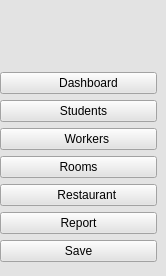
       <widget class="QWidget" name="widget_3" native="true">
        <property name="sizePolicy">
         <sizepolicy hsizetype="Minimum" vsizetype="Expanding">
          <horstretch>0</horstretch>
          <verstretch>0</verstretch>
         </sizepolicy>
        </property>
        <property name="minimumSize">
         <size>
          <width>160</width>
          <height>0</height>
         </size>
        </property>
        <property name="maximumSize">
         <size>
          <width>16777215</width>
          <height>16777215</height>
         </size>
        </property>
        <property name="styleSheet">
         <string notr="true">background-color: rgb(227, 227, 227);
color: rgb(0, 0, 0);
font: 600 9pt &quot;Cascadia Mono SemiBold&quot;;</string>
        </property>
        <widget class="QWidget" name="layoutWidget_3">
         <property name="geometry">
          <rect>
           <x>0</x>
           <y>6</y>
           <width>157</width>
           <height>261</height>
          </rect>
         </property>
         <layout class="QVBoxLayout" name="verticalLayout_2">
          <item>
           <widget class="QLabel" name="label_2">
            <property name="maximumSize">
             <size>
              <width>155</width>
              <height>60</height>
             </size>
            </property>
            <property name="styleSheet">
             <string notr="true">color: rgb(0, 0, 0);
font: 30pt &quot;8514oem&quot;;

</string>
            </property>
            <property name="text">
             <string/>
            </property>
            <property name="pixmap">
             <pixmap resource="resources.qrc">:/icons/icons/ChatGPT Image 12 juin 2026, 17_47_24.png</pixmap>
            </property>
            <property name="scaledContents">
             <bool>true</bool>
            </property>
           </widget>
          </item>
          <item>
           <widget class="QPushButton" name="dashbooard_2">
            <property name="styleSheet">
             <string notr="true">
QPushButton:checked{
background-color:rgb(0, 170, 255);
border-radus:3px;l }</string>
            </property>
            <property name="text">
             <string>      Dashboard</string>
            </property>
            <property name="icon">
             <iconset resource="resources.qrc">
              <normaloff>:/icons/icons/columns-gap.svg</normaloff>:/icons/icons/columns-gap.svg</iconset>
            </property>
            <property name="iconSize">
             <size>
              <width>15</width>
              <height>15</height>
             </size>
            </property>
            <property name="checkable">
             <bool>true</bool>
            </property>
            <property name="autoExclusive">
             <bool>true</bool>
            </property>
           </widget>
          </item>
          <item>
           <widget class="QPushButton" name="students_2">
            <property name="styleSheet">
             <string notr="true">QPushButton:checked{
background-color:rgb(0, 170, 255);
border-radus:3px;l }</string>
            </property>
            <property name="text">
             <string>     Students  </string>
            </property>
            <property name="icon">
             <iconset resource="resources.qrc">
              <normaloff>:/icons/icons/people.svg</normaloff>:/icons/icons/people.svg</iconset>
            </property>
            <property name="iconSize">
             <size>
              <width>15</width>
              <height>15</height>
             </size>
            </property>
            <property name="checkable">
             <bool>true</bool>
            </property>
            <property name="autoExclusive">
             <bool>true</bool>
            </property>
           </widget>
          </item>
          <item>
           <widget class="QPushButton" name="worker_2">
            <property name="styleSheet">
             <string notr="true">QPushButton:checked{
background-color:rgb(0, 170, 255);
border-radus:3px;l }</string>
            </property>
            <property name="text">
             <string>     Workers</string>
            </property>
            <property name="icon">
             <iconset resource="resources.qrc">
              <normaloff>:/icons/icons/account-hard-hat-outline.svg</normaloff>:/icons/icons/account-hard-hat-outline.svg</iconset>
            </property>
            <property name="iconSize">
             <size>
              <width>15</width>
              <height>15</height>
             </size>
            </property>
            <property name="checkable">
             <bool>true</bool>
            </property>
            <property name="autoExclusive">
             <bool>true</bool>
            </property>
           </widget>
          </item>
          <item>
           <widget class="QPushButton" name="rooms_2">
            <property name="styleSheet">
             <string notr="true">QPushButton:checked{
background-color:rgb(0, 170, 255);
border-radus:3px;l }</string>
            </property>
            <property name="text">
             <string>     Rooms     </string>
            </property>
            <property name="icon">
             <iconset resource="resources.qrc">
              <normaloff>:/icons/icons/door-open-fill.svg</normaloff>:/icons/icons/door-open-fill.svg</iconset>
            </property>
            <property name="iconSize">
             <size>
              <width>15</width>
              <height>15</height>
             </size>
            </property>
            <property name="checkable">
             <bool>true</bool>
            </property>
            <property name="autoExclusive">
             <bool>true</bool>
            </property>
           </widget>
          </item>
          <item>
           <widget class="QPushButton" name="restaurant_2">
            <property name="styleSheet">
             <string notr="true">QPushButton:checked{
background-color:rgb(0, 170, 255);
border-radus:3px;l }</string>
            </property>
            <property name="text">
             <string>     Restaurant</string>
            </property>
            <property name="icon">
             <iconset resource="resources.qrc">
              <normaloff>:/icons/icons/fork-knife.svg</normaloff>:/icons/icons/fork-knife.svg</iconset>
            </property>
            <property name="iconSize">
             <size>
              <width>15</width>
              <height>15</height>
             </size>
            </property>
            <property name="checkable">
             <bool>true</bool>
            </property>
            <property name="autoExclusive">
             <bool>true</bool>
            </property>
           </widget>
          </item>
          <item>
           <widget class="QPushButton" name="report_2">
            <property name="styleSheet">
             <string notr="true">QPushButton:checked{
background-color:rgb(0, 170, 255);
border-radus:3px;l }</string>
            </property>
            <property name="text">
             <string>    Report    </string>
            </property>
            <property name="icon">
             <iconset resource="resources.qrc">
              <normaloff>:/icons/icons/bar-chart-line.svg</normaloff>:/icons/icons/bar-chart-line.svg</iconset>
            </property>
            <property name="iconSize">
             <size>
              <width>15</width>
              <height>15</height>
             </size>
            </property>
            <property name="checkable">
             <bool>true</bool>
            </property>
            <property name="autoExclusive">
             <bool>true</bool>
            </property>
           </widget>
          </item>
          <item>
           <widget class="QPushButton" name="save_2">
            <property name="styleSheet">
             <string notr="true">QPushButton:checked{
background-color:rgb(0, 170, 255);
border-radus:3px;l }</string>
            </property>
            <property name="text">
             <string>     Save     </string>
            </property>
            <property name="icon">
             <iconset resource="resources.qrc">
              <normaloff>:/icons/icons/save.svg</normaloff>:/icons/icons/save.svg</iconset>
            </property>
            <property name="iconSize">
             <size>
              <width>15</width>
              <height>15</height>
             </size>
            </property>
            <property name="checkable">
             <bool>true</bool>
            </property>
            <property name="autoExclusive">
             <bool>true</bool>
            </property>
           </widget>
          </item>
         </layout>
        </widget>
       </widget>
